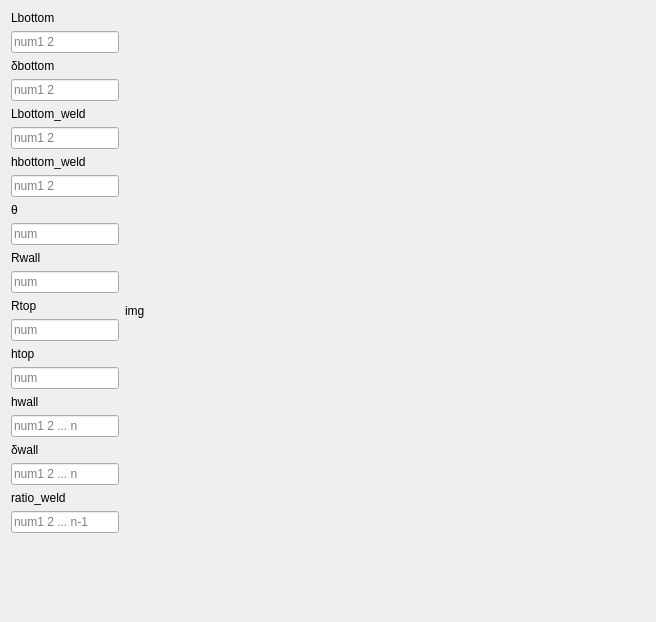
          <widget class="QWidget" name="page_geo_par">
           <attribute name="title">
            <string>储罐几何</string>
           </attribute>
           <layout class="QHBoxLayout" name="horizontalLayout_12" stretch="1,3">
            <item>
             <layout class="QVBoxLayout" name="verticalLayout_9">
              <item>
               <widget class="QLabel" name="label_geo_1">
                <property name="sizePolicy">
                 <sizepolicy hsizetype="Expanding" vsizetype="Preferred">
                  <horstretch>0</horstretch>
                  <verstretch>0</verstretch>
                 </sizepolicy>
                </property>
                <property name="text">
                 <string>Lbottom</string>
                </property>
               </widget>
              </item>
              <item>
               <widget class="QLineEdit" name="line_Lbottom">
                <property name="sizePolicy">
                 <sizepolicy hsizetype="Expanding" vsizetype="Fixed">
                  <horstretch>0</horstretch>
                  <verstretch>0</verstretch>
                 </sizepolicy>
                </property>
                <property name="text">
                 <string/>
                </property>
                <property name="placeholderText">
                 <string>num1 2</string>
                </property>
               </widget>
              </item>
              <item>
               <widget class="QLabel" name="label_geo_2">
                <property name="text">
                 <string>δbottom</string>
                </property>
               </widget>
              </item>
              <item>
               <widget class="QLineEdit" name="line_thickbottom">
                <property name="text">
                 <string/>
                </property>
                <property name="placeholderText">
                 <string>num1 2</string>
                </property>
               </widget>
              </item>
              <item>
               <widget class="QLabel" name="label_geo_3">
                <property name="text">
                 <string>Lbottom_weld</string>
                </property>
               </widget>
              </item>
              <item>
               <widget class="QLineEdit" name="line_Lbweld">
                <property name="text">
                 <string/>
                </property>
                <property name="placeholderText">
                 <string>num1 2</string>
                </property>
               </widget>
              </item>
              <item>
               <widget class="QLabel" name="label_geo_4">
                <property name="text">
                 <string>hbottom_weld</string>
                </property>
               </widget>
              </item>
              <item>
               <widget class="QLineEdit" name="line_thickbweld">
                <property name="text">
                 <string/>
                </property>
                <property name="placeholderText">
                 <string>num1 2</string>
                </property>
               </widget>
              </item>
              <item>
               <widget class="QLabel" name="label_geo_5">
                <property name="text">
                 <string>θ</string>
                </property>
               </widget>
              </item>
              <item>
               <widget class="QLineEdit" name="line_bangle">
                <property name="text">
                 <string/>
                </property>
                <property name="placeholderText">
                 <string>num</string>
                </property>
               </widget>
              </item>
              <item>
               <widget class="QLabel" name="label_geo_6">
                <property name="text">
                 <string>Rwall</string>
                </property>
               </widget>
              </item>
              <item>
               <widget class="QLineEdit" name="line_Rwall">
                <property name="text">
                 <string/>
                </property>
                <property name="placeholderText">
                 <string>num</string>
                </property>
               </widget>
              </item>
              <item>
               <widget class="QLabel" name="label_geo_12">
                <property name="text">
                 <string>Rtop</string>
                </property>
               </widget>
              </item>
              <item>
               <widget class="QLineEdit" name="line_Rtop">
                <property name="text">
                 <string/>
                </property>
                <property name="placeholderText">
                 <string>num</string>
                </property>
               </widget>
              </item>
              <item>
               <widget class="QLabel" name="label_geo_7">
                <property name="text">
                 <string>htop</string>
                </property>
               </widget>
              </item>
              <item>
               <widget class="QLineEdit" name="line_htop">
                <property name="text">
                 <string/>
                </property>
                <property name="placeholderText">
                 <string>num</string>
                </property>
               </widget>
              </item>
              <item>
               <widget class="QLabel" name="label_geo_9">
                <property name="text">
                 <string>hwall</string>
                </property>
               </widget>
              </item>
              <item>
               <widget class="QLineEdit" name="line_hwall">
                <property name="text">
                 <string/>
                </property>
                <property name="placeholderText">
                 <string>num1 2 ... n</string>
                </property>
               </widget>
              </item>
              <item>
               <widget class="QLabel" name="label_geo_8">
                <property name="text">
                 <string>δwall</string>
                </property>
               </widget>
              </item>
              <item>
               <widget class="QLineEdit" name="line_thickwall">
                <property name="text">
                 <string/>
                </property>
                <property name="placeholderText">
                 <string>num1 2 ... n</string>
                </property>
               </widget>
              </item>
              <item>
               <widget class="QLabel" name="label_geo_10">
                <property name="text">
                 <string>ratio_weld</string>
                </property>
               </widget>
              </item>
              <item>
               <widget class="QLineEdit" name="line_ratiowweld">
                <property name="text">
                 <string/>
                </property>
                <property name="placeholderText">
                 <string>num1 2 ... n-1</string>
                </property>
               </widget>
              </item>
              <item>
               <spacer name="verticalSpacer_2">
                <property name="orientation">
                 <enum>Qt::Vertical</enum>
                </property>
                <property name="sizeHint" stdset="0">
                 <size>
                  <width>20</width>
                  <height>40</height>
                 </size>
                </property>
               </spacer>
              </item>
             </layout>
            </item>
            <item>
             <widget class="QLabel" name="label_img_geo">
              <property name="sizePolicy">
               <sizepolicy hsizetype="Preferred" vsizetype="Preferred">
                <horstretch>0</horstretch>
                <verstretch>0</verstretch>
               </sizepolicy>
              </property>
              <property name="minimumSize">
               <size>
                <width>520</width>
                <height>600</height>
               </size>
              </property>
              <property name="text">
               <string>img</string>
              </property>
             </widget>
            </item>
           </layout>
          </widget>
